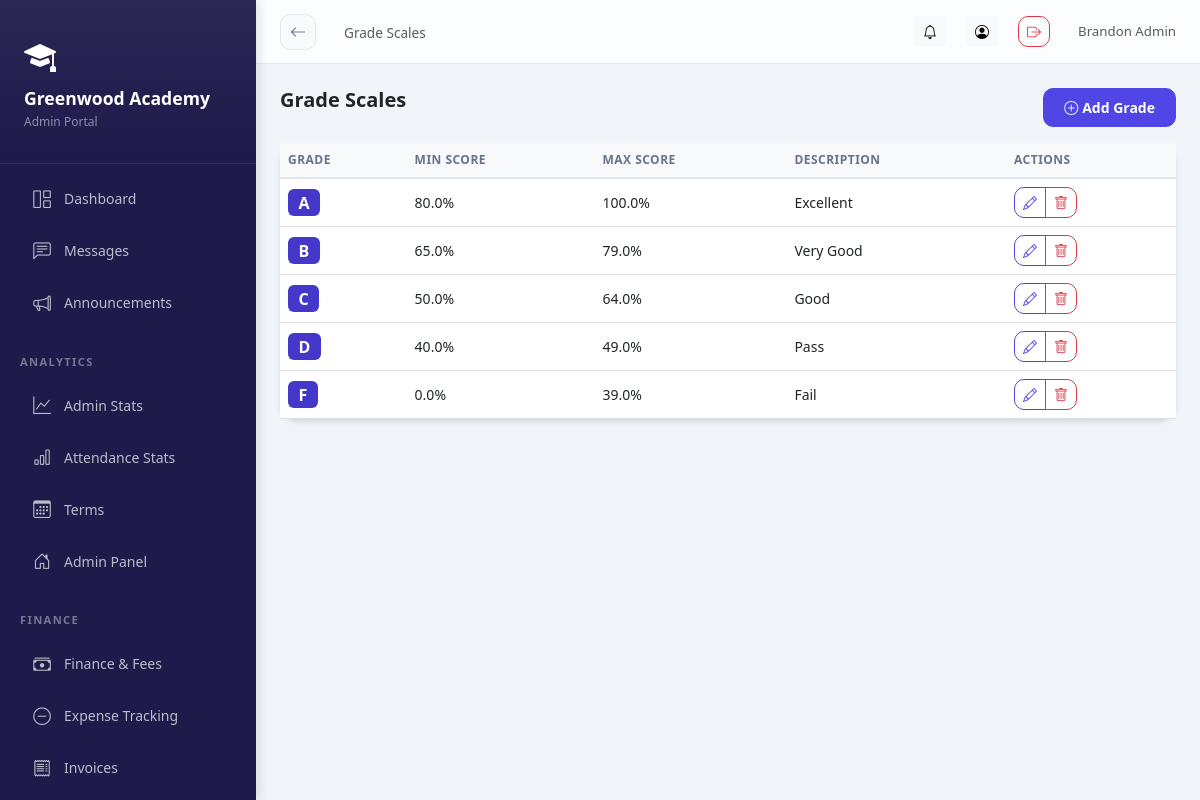
Screenshot of /results/grade-scales/ (signed in) with the database file from the repository.
### schools/models.py (models this page shows, shortened)
class School(models.Model):
    STATUS_CHOICES = [
        ('pending', 'Pending Approval'),
        ('active', 'Active'),
        ('suspended', 'Suspended'),
        ('rejected', 'Rejected'),
    ]
    name = models.CharField(max_length=200)
    subdomain = models.CharField(max_length=50, unique=True, db_index=True)
    email = models.EmailField()
    phone = models.CharField(max_length=20, blank=True)
    address = models.TextField(blank=True)
    logo = models.ImageField(upload_to='school_logos/', blank=True, null=True)
    theme_color = models.CharField(max_length=7, default='#4F46E5', help_text='Hex color code')
    motto = models.CharField(max_length=200, blank=True)
    status = models.CharField(max_length=20, choices=STATUS_CHOICES, default='pending')
    is_demo = models.BooleanField(default=False)
    created_at = models.DateTimeField(auto_now_add=True)
    updated_at = models.DateTimeField(auto_now=True)
    is_deleted = models.BooleanField(default=False)
    parent_registration_enabled = models.BooleanField(default=True)
    registration_token = models.CharField(max_length=100, unique=True, blank=True, null=True)
    subscription_active = models.BooleanField(default=False)
    subscription_expires = models.DateTimeField(null=True, blank=True)
    class Meta:
        ordering = ['-created_at']

class SchoolUser(SyncBaseModel):
    ROLE_CHOICES = [
        ('headmaster', 'Headmaster'),
        ('admin', 'School Admin'),
        ('teacher', 'Teacher'),
        ('student', 'Student'),
        ('parent', 'Parent'),
    ]
    user = models.ForeignKey(User, on_delete=models.CASCADE, related_name='school_memberships')
    school = models.ForeignKey(School, on_delete=models.CASCADE, related_name='members', db_index=True)
    role = models.CharField(max_length=20, choices=ROLE_CHOICES, db_index=True)
    is_active = models.BooleanField(default=True, db_index=True)
    signature = models.ImageField(upload_to='signatures/', blank=True, null=True)
    class Meta:
        unique_together = ['user', 'school']

### results/models.py (models this page shows, shortened)
class GradeScale(SyncBaseModel):
    school = models.ForeignKey('schools.School', on_delete=models.CASCADE, related_name='grade_scales')
    grade = models.CharField(max_length=5)  # A, B, C, etc.
    min_score = models.FloatField()
    max_score = models.FloatField()
    description = models.CharField(max_length=50)  # Excellent, Good, etc.
    objects = TenantManager()
    all_objects = models.Manager()
    class Meta:
        ordering = ['-min_score']

### results/views.py (the view)
# urls.py: path('grade-scales/', views.GradeScaleListView.as_view(), name='grade_scale_list'),
@method_decorator(login_required, name='dispatch')
class GradeScaleListView(ListView):
    model = GradeScale
    template_name = 'results/grade_scale_list.html'
    context_object_name = 'grade_scales'
    def get_queryset(self):
        return GradeScale.objects.filter(school=self.request.school)

### core/models.py (called while the page is built)
    def get_queryset(self):
        queryset = super().get_queryset()
        school = get_current_school()
        if school:
            return queryset.filter(school=school)
        return queryset

### schools/context_processors.py (called while the page is built)
def school_context(request):
    school = getattr(request, 'school', None)
    school_role = ''
    if school and request.user.is_authenticated:
        try:
            su = SchoolUser.objects.get(user=request.user, school=school, is_active=True)
            school_role = su.role
        except SchoolUser.DoesNotExist:
            pass
    return {
        'current_school': school,
        'school_role': school_role,
    }

### results/templates/results/grade_scale_list.html (shortened to what this page needs)
{% extends 'base_dashboard.html' %}
{% block page_title %}Grade Scales{% endblock %}
{% block content %}
<div class="d-flex justify-content-between mb-3">
<h5 class="fw-bold mb-0">Grade Scales</h5>
<a href="{% url 'results:grade_scale_add' %}" class="btn btn-primary btn-sm"><i class="bi bi-plus-circle me-1"></i>Add Grade</a>
</div>
<div class="card"><div class="table-responsive"><table class="table table-hover mb-0">
<thead class="table-light"><tr><th>Grade</th><th>Min Score</th><th>Max Score</th><th>Description</th><th>Actions</th></tr></thead>
<tbody>
{% for gs in grade_scales %}
<tr>
<td><span class="badge fs-6" style="background:#4338ca;">{{ gs.grade }}</span></td>
<td>{{ gs.min_score }}%</td>
<td>{{ gs.max_score }}%</td>
<td>{{ gs.description }}</td>
<td>
  <div class="btn-group btn-group-sm">
    <a href="{% url 'results:grade_scale_edit' gs.pk %}" class="btn btn-outline-primary" title="Edit">
      <i class="bi bi-pencil"></i>
    </a>
    <a href="{% url 'results:grade_scale_delete' gs.pk %}" class="btn btn-outline-danger" onclick="return confirm('Delete {{ gs.grade }} scale?');" title="Delete">
      <i class="bi bi-trash"></i>
    </a>
  </div>
</td>
</tr>
{% empty %}<tr><td colspan="5" class="text-center py-4 text-muted">No grade scales yet. <a href="{% url 'results:grade_scale_add' %}">Add one</a></td></tr>
{% endfor %}
</tbody>
</table></div></div>
{% endblock %}

### templates/base_dashboard.html (shortened to what this page needs)
<!DOCTYPE html>
<html lang="en">
<head>
<link rel="stylesheet" href="https://cdn.jsdelivr.net/npm/bootstrap@5.3.0/dist/css/bootstrap.min.css">
<link rel="stylesheet" href="https://cdn.jsdelivr.net/npm/bootstrap-icons@1.11.0/font/bootstrap-icons.css">
<link href="https://cdn.jsdelivr.net/npm/tom-select@2.2.2/dist/css/tom-select.bootstrap5.css" rel="stylesheet">
</head>
<body>
<div class="sidebar" id="sidebar">
  <div class="sidebar-brand">
    {% if current_school.logo %}
      <img src="{{ current_school.logo.url }}" alt="{{ current_school.name }}" class="rounded">
  {% else %}
    <i class="bi bi-mortarboard-fill text-white mb-2 d-block" style="font-size: 2rem;"></i>
  {% endif %}
  <h5>{{ current_school.name|default:"AcademiaLink" }}</h5>
  <small>{{ school_role|title }} Portal</small>
  </div>
  <nav class="py-2">
    <a href="{% url 'analytics:dashboard' %}" class="nav-link {% if request.path == '/analytics/dashboard/' %}active{% endif %}">
      <i class="bi bi-grid-1x2"></i> Dashboard
    </a>
    <a href="{% url 'messaging:list' %}" class="nav-link {% if 'messages' in request.path %}active{% endif %}">
      <i class="bi bi-chat-left-text"></i> Messages
    </a>
    <a href="{% url 'notifications:announcements' %}" class="nav-link {% if 'announcements' in request.path %}active{% endif %}">
      <i class="bi bi-megaphone"></i> Announcements
    </a>
    {% if school_role in 'headmaster,teacher' %}
    <div class="nav-section">Academic</div>
    <a href="{% url 'academics:student_list' %}" class="nav-link {% if 'students' in request.path %}active{% endif %}">
      <i class="bi bi-people"></i> Students
    </a>
    {% if school_role in 'headmaster,teacher,admin' %}
    <a href="{% url 'academics:teacher_list' %}" class="nav-link {% if 'teachers' in request.path %}active{% endif %}">
      <i class="bi bi-person-badge"></i> Teachers Directory
    </a>
    <a href="{% url 'academics:parent_list' %}" class="nav-link {% if 'parents' in request.path %}active{% endif %}">
      <i class="bi bi-people-fill"></i> Parents Directory
    </a>
    {% endif %}
    <a href="{% url 'academics:class_section_list' %}" class="nav-link {% if 'sections' in request.path %}active{% endif %}">
      <i class="bi bi-building"></i> Classes
    </a>
    <a href="{% url 'academics:subject_list' %}" class="nav-link {% if 'subjects' in request.path %}active{% endif %}">
      <i class="bi bi-book"></i> Subjects
    </a>
    <div class="nav-section">Attendance</div>
    <a href="{% url 'attendance:home' %}" class="nav-link {% if 'attendance' in request.path %}active{% endif %}">
      <i class="bi bi-calendar-check"></i> Attendance
    </a>
    <div class="nav-section">Results</div>
    <a href="{% url 'results:result_entry' %}" class="nav-link {% if 'entry' in request.path %}active{% endif %}">
      <i class="bi bi-pencil-square"></i> Enter Results
    </a>
    {% elif school_role == 'admin' %}
    <div class="nav-section">Analytics</div>
    <a href="{% url 'analytics:dashboard' %}#admin" class="nav-link {% if 'dashboard' in request.path %}active{% endif %}">
      <i class="bi bi-graph-up"></i> Admin Stats
    </a>
    <a href="{% url 'attendance:report' %}" class="nav-link {% if 'attendance_report' in request.path %}active{% endif %}">
      <i class="bi bi-bar-chart"></i> Attendance Stats
    </a>
    {% endif %}
    <a href="{% url 'results:term_list' %}" class="nav-link {% if 'terms' in request.path %}active{% endif %}">
      <i class="bi bi-calendar3"></i> Terms
    </a>
    <a href="{% url 'dashboard' %}" class="nav-link {% if '/school/dashboard/' in request.path %}active{% endif %}">
      <i class="bi bi-house-door"></i> Admin Panel
    </a>
    {% if school_role == 'admin' %}
    <div class="nav-section">Finance</div>
    <a href="{% url 'fees:home' %}" class="nav-link {% if 'fees' in request.path %}active{% endif %}">
      <i class="bi bi-cash-stack"></i> Finance & Fees
    </a>
    <a href="{% url 'fees:expense_list' %}" class="nav-link {% if 'expenses' in request.path %}active{% endif %}">
      <i class="bi bi-dash-circle"></i> Expense Tracking
    </a>
    <a href="{% url 'fees:invoice_list' %}" class="nav-link {% if 'invoices' in request.path %}active{% endif %}">
      <i class="bi bi-receipt"></i> Invoices
    </a>
    <a href="{% url 'fees:structure_list' %}" class="nav-link {% if 'structures' in request.path %}active{% endif %}">
    </a>
    {% endif %}
  </nav>
</div>
<div class="main-content">
  <div class="topbar">
    <div class="topbar-left">
      <a href="javascript:history.back()" class="btn-back d-none d-md-flex" id="global-back-btn" title="Go Back">
        <i class="bi bi-arrow-left"></i>
      </a>
      <nav aria-label="breadcrumb" class="d-none d-md-block">
        <span class="text-muted" style="font-size:.85rem;">{% block page_title %}{% endblock %}</span>
      </nav>
    </div>
    <div class="topbar-right">
      <a href="{% url 'notifications:list' %}" class="btn btn-sm btn-light position-relative" title="Notifications">
        <i class="bi bi-bell"></i>
      </a>
      <a href="{% url 'accounts:profile' %}" class="btn btn-sm btn-light" title="Profile">
        <i class="bi bi-person-circle"></i>
      </a>
      <a href="{% url 'accounts:logout' %}" class="btn btn-sm btn-outline-danger" title="Logout">
        <i class="bi bi-box-arrow-right"></i>
      </a>
      <span class="text-muted d-none d-md-inline-block ms-2" style="font-size:.83rem;">
        {{ user.get_full_name|default:user.username }}
      </span>
    </div>
  </div>
  <div class="page-content">
    {% block content %}{% endblock %}
  </div>
</div>
</body>
</html>

### rows the page displays
School: name "Greenwood Academy"
SchoolUser: role "Admin"
GradeScale: grade "A", min_score "80.0", max_score "100.0", description "Excellent"
GradeScale: grade "B", min_score "65.0", max_score "79.0", description "Very Good"
GradeScale: grade "C", min_score "50.0", max_score "64.0", description "Good"
GradeScale: grade "D", min_score "40.0", max_score "49.0", description "Pass"
GradeScale: grade "F", min_score "0.0", max_score "39.0", description "Fail"

### other values shown
{{ user.get_full_name|default:user.username }} "Brandon Admin"
